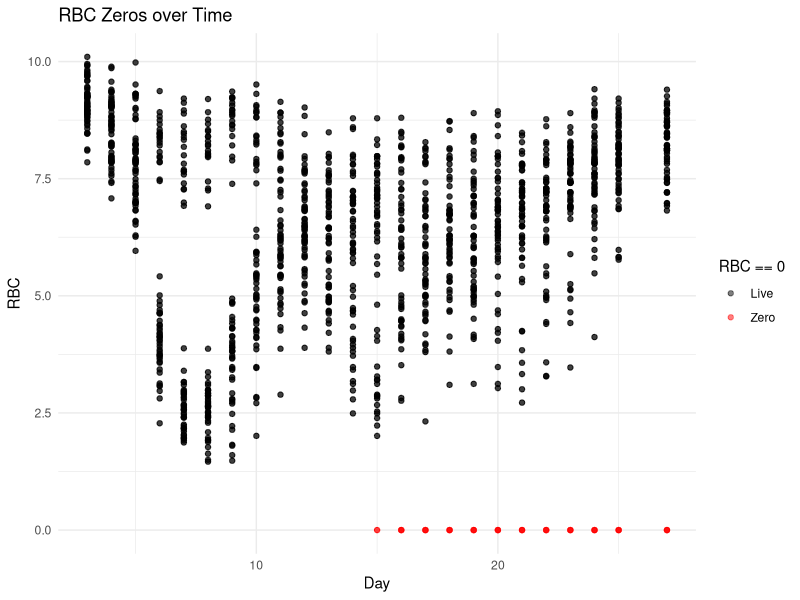
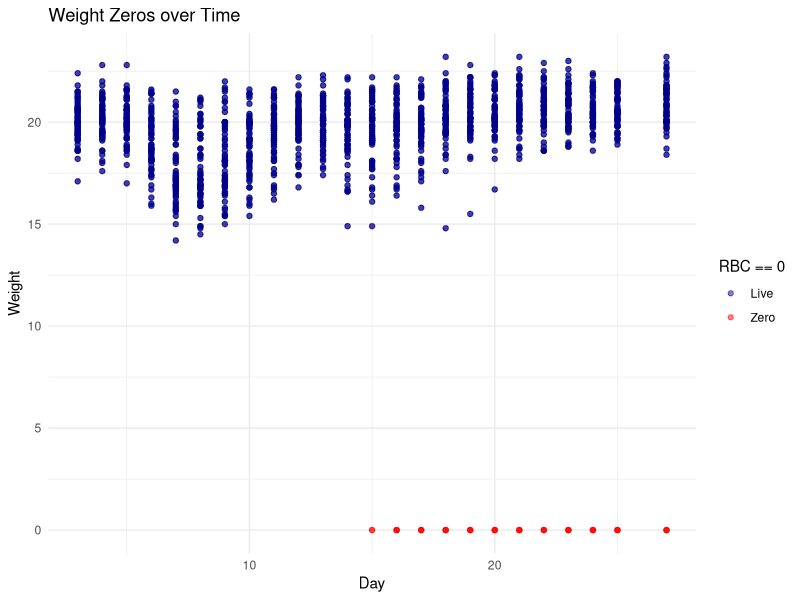
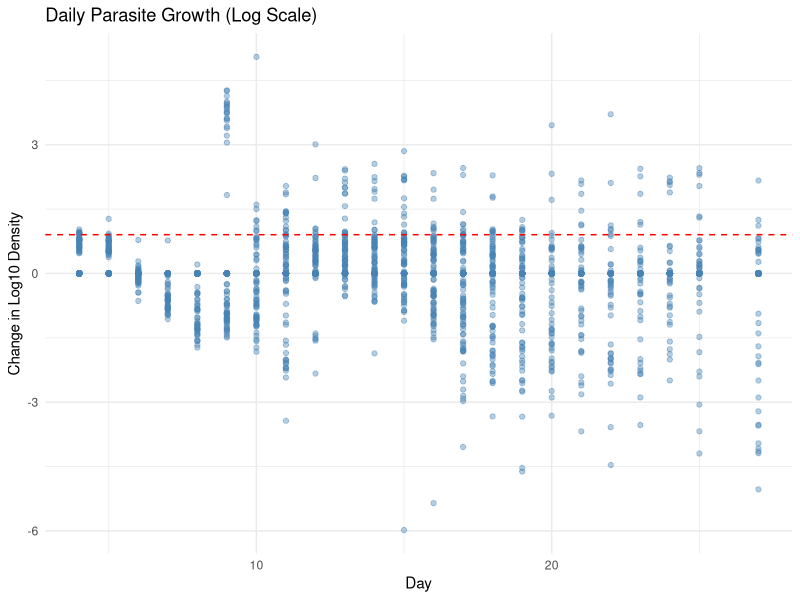
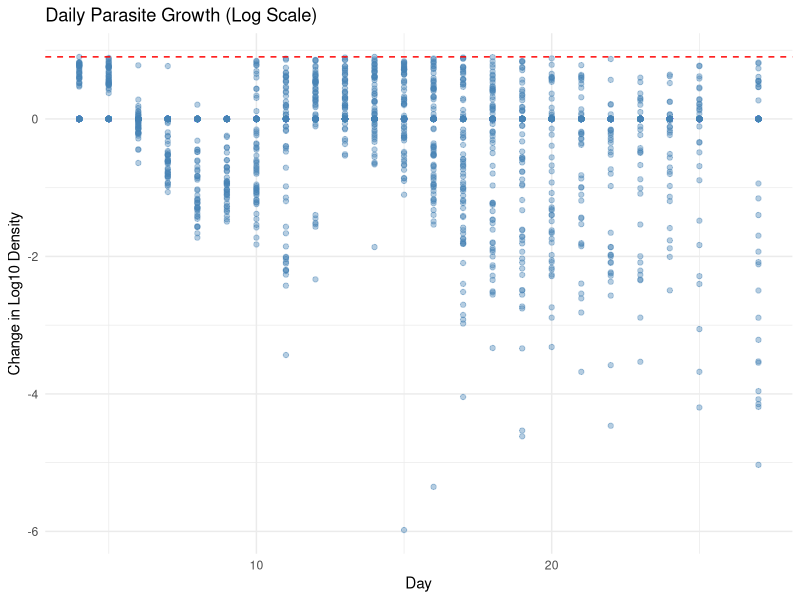

Recreate these plots in R, in order.
#------------Imports--------
library(tidyverse)
library(readxl)
library(ggplot2)
library(dplyr)
library(forcats)

data_original <- read_xlsx("dataset.xlsx")
summary(data_original)

#--------Cleaning and Organization----------
#Check data classes -- variable types, Mouse IDs
sapply(data_original, class) # --> All values numeric

#remove mice excluded from analysis (9.4, 10.5, 12.2, 12.4, 13.4)
remove_mice <- function(data_original, box_num, mouse_num){
  data_subset <- subset(data_original, !(Box==box_num & Mouse==mouse_num))
}
data_clean <- remove_mice(data_original, 9,4)
data_clean <- remove_mice(data_clean, 10,5)
data_clean <- remove_mice(data_clean, 12,2)
data_clean <- remove_mice(data_clean, 12,4)
data_clean <- remove_mice(data_clean, 13,4)
nrow(data_original)
nrow(data_clean)

#change Box and Mouse into factors
data_clean <- data_clean |> mutate(
  Box = as.factor(Box),
  Mouse = as.factor(Mouse),
  Mouse_ID = as.factor(paste(Box, Mouse, sep = "_")) #Unique identifier
)
summary(data_clean)

# merge R_asex and S_asex
data_clean <- pivot_longer(
  data_clean,
  cols = c(R.asex, S.asex), 
  names_to = "Strain", 
  values_to = "Density"
)
head(data_clean)

#Check NA values
sum(is.na(data_clean)) # No NA values

#log10 transform data
data_clean <- data_clean |>
  mutate(
    log_density = log10(Density + 1)
  )

#----------------Check for zeros in RBC and Weight-------------
ggplot(data_clean, aes(x = Day, y = RBC)) +
  geom_point(aes(color = RBC == 0), alpha = 0.5) +
  scale_color_manual(values = c("black", "red"), labels = c("Live", "Zero")) +
  theme_minimal() +
  labs(title = "RBC Zeros over Time")

ggplot(data_clean, aes(x = Day, y = Weight)) +
  geom_point(aes(color = RBC == 0), alpha = 0.5) +
  scale_color_manual(values = c("darkblue", "red"), labels = c("Live", "Zero")) +
  theme_minimal() +
  labs(title = "Weight Zeros over Time")

#------------------- Parasite Anomalies ----------------
# daily-fold change of parasite density/day -> one parasite should be making 8 progeny per day
data_clean <- data_clean |>
  arrange(Mouse_ID, Strain, Day) |>
  group_by(Mouse_ID, Strain) |>
  mutate(
    log_growth = log_density - lag(log_density)
  ) |>
  filter(!is.na(log_growth))

ggplot(data_clean, aes(x = Day, y = log_growth)) +
  geom_point(alpha = 0.4, color = "steelblue") +
  geom_hline(yintercept = log10(8), linetype = "dashed", color = "red") + 
  labs(title = "Daily Parasite Growth (Log Scale)",
       y = "Change in Log10 Density") +
  theme_minimal()

total_anomalies <- sum(data_clean$log_growth > log10(8), na.rm = TRUE)
print(paste("Total biological anomalies found:", total_anomalies))

# Mask impossible growth values as NA
data_clean <- data_clean |>
  mutate(
    log_growth = ifelse(log_growth > log10(8), NA, log_growth)
  )
sum(is.na(data_clean$log_growth))

#Check fold change after removing anomalies
ggplot(data_clean, aes(x = Day, y = log_growth)) +
  geom_point(alpha = 0.4, color = "steelblue") +
  geom_hline(yintercept = log10(8), linetype = "dashed", color = "red") + 
  labs(title = "Daily Parasite Growth (Log Scale)",
       y = "Change in Log10 Density") +
  theme_minimal()

#-----------------------Save as .rds-----------------------
saveRDS(data_clean, file="cleaned_malaria_data.rds")

